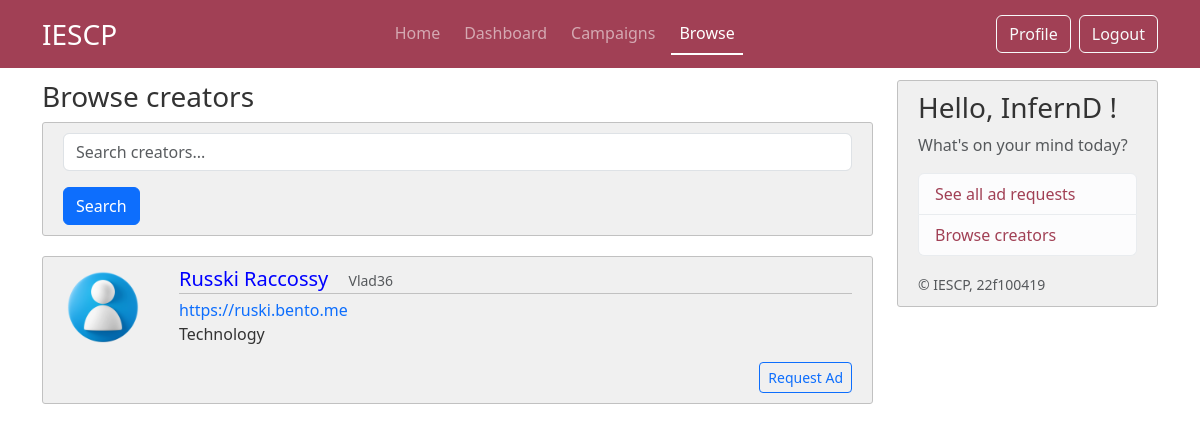
The app's page /browse (signed in), older data.
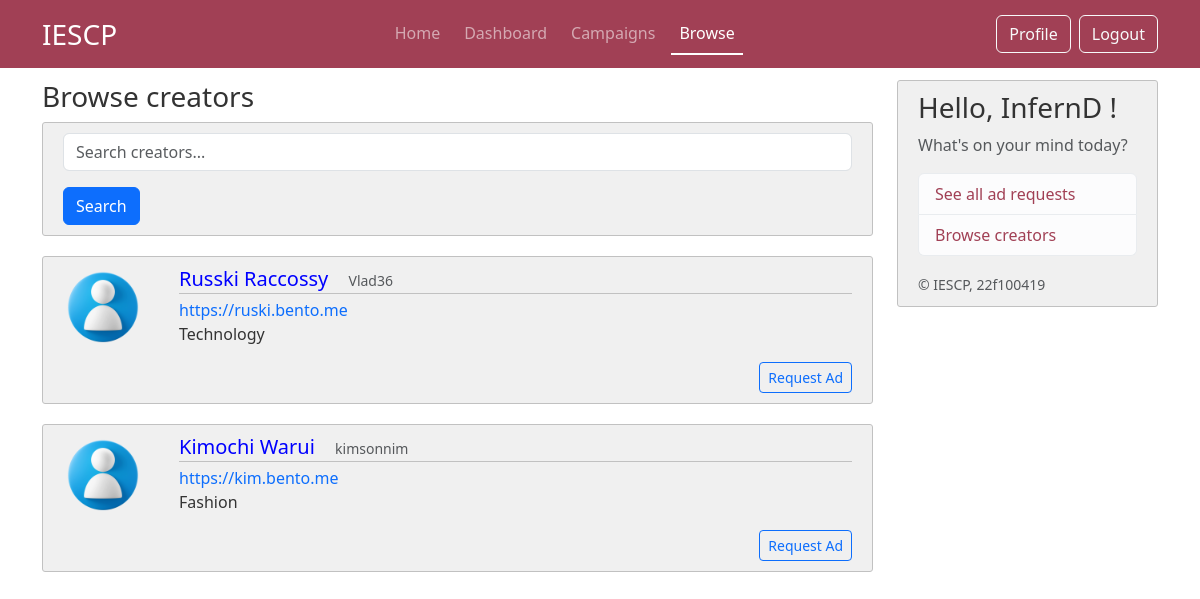
The same page, newer data.
### iescp/models.py (models this page shows, shortened)
class Creator(db.Model, UserMixin):
     __tablename__ = 'creator'
     id = db.Column(db.Integer, primary_key=True)
     social_link_1 = db.Column(db.String(120), nullable=False)
     social_link_2 = db.Column(db.String(120))
     social_link_3 = db.Column(db.String(120))
     category = db.Column(db.String(50), nullable= False)
     location= db.Column(db.String(100), nullable= False)
     dob = db.Column(db.DateTime, nullable=False)
     bio = db.Column(db.Text, nullable= False)
     common_id = db.Column(db.Integer, db.ForeignKey('commonuser.id'), nullable = False)
     common_user = db.relationship('CommonUser', backref='creator', uselist=False)

class CommonUser(db.Model,UserMixin):
     __tablename__ = 'commonuser'
     id = db.Column(db.Integer, primary_key=True)
     role = db.Column(db.String(25), nullable=False) # sponsor or creator
     username = db.Column(db.String(16), unique=True, nullable =False)
     password = db.Column(db.String(60), nullable =False)
     email = db.Column(db.String(50), unique=True, nullable =False)
     firstname = db.Column(db.String(50), nullable=False)
     lastname = db.Column(db.String(50), nullable=False)
     profile_pic = db.Column(db.String(16), nullable =False, default='default.jpg')
     status = db.Column(db.String(12), nullable= False, default='Public') #public or private profile for browse page
     flag = db.Column(db.String(5), nullable=False, default='No') # flag for admin
     phone_no = db.Column(db.String(16), nullable = False)

### iescp/routes.py (the view, shortened to what this page needs)
@app.route("/browse")
@login_required
def browse():
     search_query = request.args.get('search', '')
     if current_user.role == "Sponsor":
          creators = Creator.query.join(Creator.common_user).filter(or_(CommonUser.username.ilike(f'%{search_query}%'),CommonUser.firstname.ilike(f'%{search_query}%'),Creator.category.ilike(f'%{search_query}%'))).all()
          return render_template("sponsor/03_browse_creator.html", title= "Browse",creators_list=creators)
     else:
          return redirect(url_for('home'))

### iescp/models.py (called while the page is built)
@login_manager.user_loader
def load_user(user_id):
     return CommonUser.query.get(int(user_id))

### iescp/templates/sponsor/03_browse_creator.html
{% extends "layout.html" %}
{% block content %}
    <h2 class="h3"> Browse creators </h2>
    <div class="content-section">
        <form method="GET" action="{{ url_for('browse') }}">
            <input type="text" name="search" placeholder="Search creators..." value="{{ request.args.get('search', '') }}" class="form-control mb-3">
            <button type="submit" class="btn btn-primary">Search</button>
        </form>
    </div>
    {% for user in creators_list%}
        <article class="d-flex content-section">
            <div class="flex-shrink-0">
                <img src="{{ url_for('static', filename='images/profile_pics/'+ user.common_user.profile_pic) }}" alt="{{user.common_user.username}}'s profile image" class="rounded-circle account-img" style="width:80px;height:80px">
            </div>
            <div class="flex-grow-1 ms-3">
                <div class="article-metadata justify-content-between">
                    <a class="h5" href="#" style="margin-right: 1rem;"> {{ user.common_user.firstname }} {{ user.common_user.lastname }}</a>
                    <small class="text-muted"> {{ user.common_user.username }}</small>
                </div>
                <a href="{{ user.social_link_1 }}" target="_blank"> {{ user.social_link_1 }}</a>
                <p class="article-content"> {{ user.category }} </p>
                <div class="text-end">
                    <a href="{{ url_for('new_sponsoradreq',creator_id=user.common_user.id)}}" class="btn btn-outline-primary btn-sm"> Request Ad</a>
                </div>
            </div>
        </article>
    {% endfor %}
{% endblock content %}

### iescp/templates/layout.html (shortened to what this page needs)
<!DOCTYPE html>
<html>
    <head>
        <link href="https://cdn.jsdelivr.net/npm/bootstrap@5.3.3/dist/css/bootstrap.min.css" rel="stylesheet">
        <link rel="stylesheet" type="text/css" href="{{ url_for('static', filename='css/layout.css') }}">
    </head>
    <body>
        {% if current_user.email!='admin@admin.com'%}
        <header class="site-header">
            <nav class="navbar navbar-expand-md fixed-top" data-bs-theme="dark">
                <div class="container">
                    <a class="navbar-brand fs-3" href="{{ url_for('home') }}" >IESCP</a>
                    <div class="collapse navbar-collapse" id="navbarSupportedContent">
                        <ul class="navbar-nav nav-underline ms-auto mb-2 mb-lg-0 gap-2">
                            <li class="nav-item">
                                <a class="nav-link {{ 'active' if request.endpoint == 'home' }}" aria-current="page" href="{{ url_for('home') }}"> Home </a>
                            </li>
                            <li class="nav-item">
                                <a class="nav-link {{ 'active' if request.endpoint == 'dashboard' }}" href="{{ url_for('dashboard') }}"> Dashboard </a>
                            </li>
                            <li class="nav-item">
                                <a class="nav-link {{ 'active' if request.endpoint == 'campaign' }}" href="{{ url_for('campaign') }}"> Campaigns </a>
                            </li>
                            <li class="nav-item">
                                <a class="nav-link {{ 'active' if request.endpoint == 'browse' }}" href="{{ url_for('browse') }}"> Browse </a>
                            </li>
                        </ul>
                        <ul class="navbar-nav ms-auto mb-2 mb-lg-0 gap-2">
                            <li class="nav-item">
                                {% if current_user.role=='Sponsor' %}
                                    <a class="btn btn-outline-light" href="{{url_for('sponsor_profile')}}"> Profile </a>
                                {% endif %}
                            </li>
                            <li class="nav-item">
                                <a class="btn btn-outline-light" href="{{ url_for('logout') }}"> Logout </a>
                            </li>
                        </ul>
                    </div>
            </nav>
        </header>
        <main role="main" class="container">
            <div class="row">
                <div class="col-md-9">
                    {% block content %} {% endblock %}
                </div>
                <div class="col-md-3">
                    <div class="content-section sticky-top">
                        <h3> Hello, {{ current_user.username }} ! </h3>
                        <p class='text-muted'> What's on your mind today?
                        <ul class="list-group">
                            {% if current_user.role == "Sponsor" %}
                            <li class="list-group-item list-group-item-action list-group-item-light"> <a href="{{ url_for('sponsor_adreq_list') }}"> See all ad requests </a> </li>
                            <li class="list-group-item list-group-item-action list-group-item-light"> <a href="{{ url_for('browse') }}"> Browse creators </a> </li>
                            {% endif %}
                        </ul>
                        </p>
                        <small class="text-muted">&copy; IESCP, 22f100419</small>
                    </div>
                </div>
            </div>
        </main>
        {% endif %}
    </body>
</html>

### iescp/static/css/layout.css (style rules this page uses)
.navbar { background-color: #a14055; }
.sticky-top { top: 80px; }
body { background: #fff; color: #333333; margin-top: 5rem; height: 100vh; }
body::before { content: ''; position: fixed; top: 0; left: 0; width: 100%; height: 100%; background-image: url('../images/layout-bg-2.png'); background-size: cover; background-repeat: no-repeat; background-position: center; background-attachment: fixed; opacity: 0.3; z-index: -1; }
.site-header .navbar-nav .nav-link.active { font-weight: 500; }
.content-section { background: #f0f0f0; padding: 10px 20px; border: 1px solid #c1c1c1; border-radius: 3px; margin-bottom: 20px; }
a { text-decoration: none; }
.article-content { white-space: pre-line; }
.article-metadata { padding-bottom: 1px; margin-bottom: 4px; color: blue; text-decoration: none; border-bottom: 1px solid #c1c1c1; }
.account-img { height: 125px; width: 125px; margin-right: 20px; margin-bottom: 16px; }
.list-group a { color: #a14055; }

Row changes from the older to the newer data that the page shows:
added Creator: profile_pic (placeholder picture), common_user.firstname "Kimochi", common_user.lastname "Warui", common_user.username "kimsonnim", social_link_1 "https://kim.bento.me", category "Fashion"
